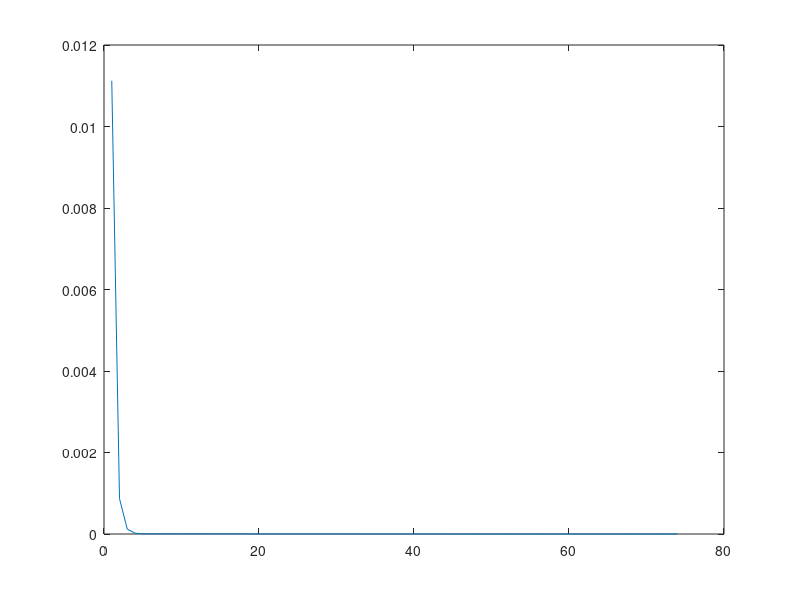

MATLAB code for this plot:
%function script()
%Puntos seleccionados en pixeles

imgPts = [815, 800, 780, 754, 957, 959, 957, 959, 1099, 1114, 1134, 1160;
	  	880, 924, 979, 1054, 878, 927, 979, 1057, 881, 928, 982, 1058;
	  	  1, 1, 1, 1, 1, 1, 1, 1, 1, 1, 1, 1];

scnPts = [-0.4, -0.4, -0.4, -0.4, 0, 0, 0, 0, 0.4, 0.4, 0.4, 0.4;
	 0, 0.4, 0.8, 1.2, 0, 0.4, 0.8, 1.2, 0, 0.4, 0.8, 1.2;
	  0, 0, 0, 0, 0, 0, 0, 0, 0, 0, 0, 0;
	  1, 1, 1, 1, 1, 1, 1, 1, 1, 1, 1, 1];	 	  	

K = [616.1640014648438, 0, 325.5280151367188;
  0, 616.8200073242188, 228.6600036621094;
  0, 0, 1];
  Kinv=inv(K);
  %se pasa a m
  imgPtsm=Kinv*imgPts;
  %La homografía es de scp a imp


  imp=[imgPts(1:2,:)];
  scp=[scnPts(1:2,:)];
  scp2=[scp;ones(1,12)];
H=[0.5803808811835411, -0.2598242943697432, 1.025510784977015;
  0.01386299401170919, -0.1030546714573874, 1.055581864549779;
  0.00716268752845311, -0.2539973142553691, 1];
  mapeoIm=H*scp2;
  %mapeoIm2
  %Deshomog...
  for i=1: size(mapeoIm,2)
    mapeoIm(:,i)=mapeoIm(1:3,i)/mapeoIm(3,i);
  end
%Distancia entre los 2 conjuntos de puntos
temp=mapeoIm;
dist1=[];
  for i=1: size(mapeoIm,2)
    temp(1:3,i)=(mapeoIm(1:3,i)-imgPtsm(1:3,i));
    dist1(i)=norm(temp(:,i));
  end

Dummy = [1, 0, 0, 0;
  0, 1, 0, 0;
  0, 0, 1, 0];

  %Antes de optimizar sin Gram
R= [0.9996387701129885, -0.6879449143636284, -0.01269168905964076;
  0.02387739970980576, -0.2728610783009988, 0.6637865969388977;
  0.01233689872251698, -0.6725166367827908, -0.2563361770259258];
T= [2.140332381160352;
  2.203093403559037;
  2.087089099904809];
  %Después de optimización
  #{
R=[0.2598969097806763, -0.6647438656771624, -0.7002606893228875;
  0.7380654434585482, -0.3308153385132648, 0.5879729389181061;
  -0.6225020812324402, -0.6697524682837988, 0.4045926185372987];
T=[2.017252607377037;
  2.838743747179702;
  2.15915031125904];

  #}

G= [[R T]; [0, 0, 0, 1]];
  
  %Rotamos y trasladamos 12 los puntos establecidos del rectángulo
  scnPtsRot=K*Dummy*G*scnPts;
  %Calculamos el error
  temp2=scnPtsRot;
  dist2=[];
  for i=1: size(imgPts,2)
    %temp2(1:4,i)=(intersec(1:4,i)-scnPtsRot(1:4,i));
    temp2(1:3,i)=scnPtsRot(1:3,i)/scnPtsRot(3,i);
    %dist2(i)=norm(temp2(:,i));
  end
  %temp2=[temp2(1:3,:)];
  temp3=temp2;
  errorPix=temp3;
  for i=1:size(temp3,2)
    errorPix(1:3,i)=(imgPts(1:3,i)-temp3(1:3,i));
  end

  %Error en metros
  scnPtsRotm=Dummy*G*scnPts;
%scnPtsRotm=[scnPtsRotm(1:3,:)];
%Deshomoge...
  for i=1: size(scnPtsRotm,2)
    scnPtsRotm(1:3,i)=scnPtsRotm(1:3,i)/scnPtsRotm(3,i);
  end

  errorM=scnPtsRotm;
  #{
  for i=1:size(errorM,2)
    errorM(1:3,i)=(imgPtsm(1:3,i)-scnPtsRotm(1:3,i));
  end
  #}

F=[0.0111224, 0.00086848, 0.000120477, 1.96727e-05, 4.02134e-06, 4.02134e-06, 4.02134e-06, 3.42637e-06, 3.42637e-06, 3.33294e-06, 3.22823e-06, 3.10635e-06, 2.98709e-06, 2.87315e-06, 2.76547e-06, 2.66384e-06, 2.56784e-06, 2.47701e-06, 2.39094e-06, 2.30928e-06, 2.23168e-06, 2.15787e-06, 2.08758e-06, 2.02055e-06, 1.95655e-06, 1.89538e-06, 1.83685e-06, 1.78079e-06, 1.72706e-06, 1.67553e-06, 1.62609e-06, 1.57865e-06, 1.53312e-06, 1.48946e-06, 1.4476e-06, 1.40751e-06, 1.36915e-06, 1.3325e-06, 1.29752e-06, 1.26422e-06, 1.23257e-06, 1.20256e-06, 1.17417e-06, 1.1474e-06, 1.12224e-06, 1.09867e-06, 1.07666e-06, 1.0562e-06, 1.03724e-06, 1.01969e-06, 1.00348e-06, 9.88666e-07, 9.75695e-07, 9.64844e-07, 9.55429e-07, 9.46695e-07, 9.38594e-07, 9.31468e-07, 9.25496e-07, 9.20635e-07, 9.16767e-07, 9.13764e-07, 9.11503e-07, 9.0987e-07, 9.08753e-07, 9.08046e-07, 9.07647e-07, 9.07459e-07, 9.07395e-07, 9.07383e-07, 9.07382e-07, 9.07382e-07, 9.07382e-07, 9.07382e-07 ];

g=[0.467148, 0.0930407, 0.00508172, 0.00197834, 0.000217561, 0.000217561, 0.000217561, 0.000434588, 0.000434588, 0.00159558, 0.00172886, 0.00168375, 0.00161391, 0.00153832, 0.00146525, 0.00139656, 0.00133255, 0.00127286, 0.00121725, 0.00116554, 0.0011175, 0.00107305, 0.00103205, 0.000994258, 0.000959496, 0.000927562, 0.000898067, 0.000873332, 0.000857811, 0.000844797, 0.000832481, 0.000820709, 0.00080921, 0.00079779, 0.000786397, 0.000774813, 0.000762803, 0.000750413, 0.000737423, 0.000723789, 0.000709477, 0.000694369, 0.000678506, 0.000661862, 0.000644473, 0.000626591, 0.000608313, 0.000590236, 0.000572759, 0.000555592, 0.000534085, 0.000495035, 0.000433336, 0.000381807, 0.000371361, 0.00037651, 0.000365191, 0.000337071, 0.000302421, 0.00026692, 0.00023261, 0.000199621, 0.000167914, 0.000137427, 0.000108157, 8.05071e-05, 5.49701e-05, 3.24279e-05, 1.45404e-05, 3.47316e-06, 1.54593e-07, 7.32873e-10, 7.32873e-10, 2.51595e-11 ];
plot(F);
  


%end
